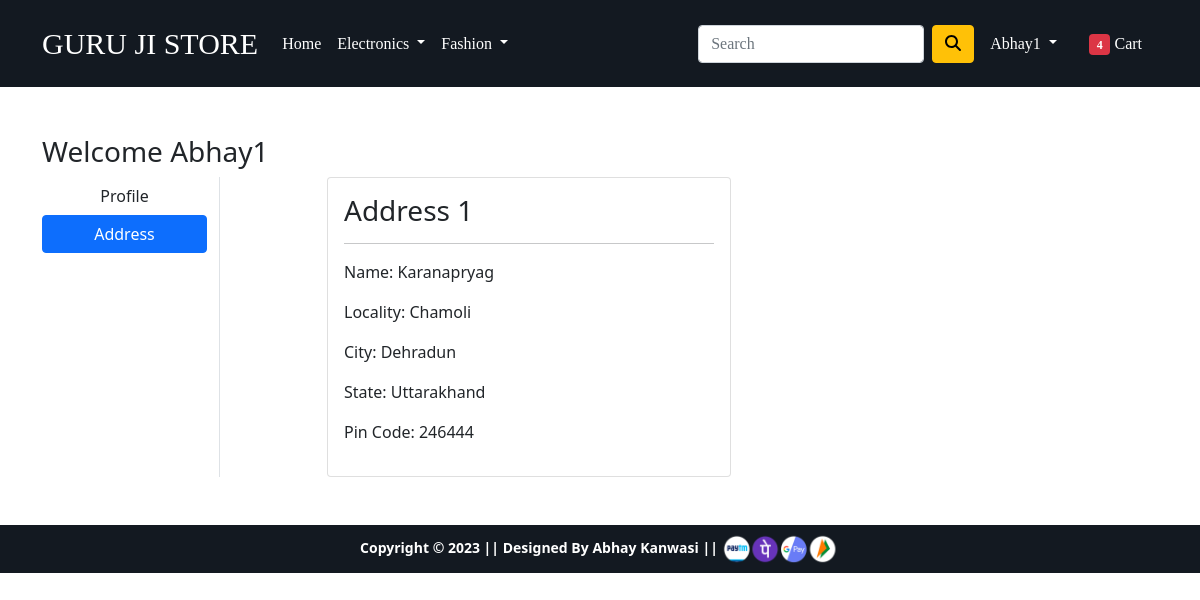
Before: /address/ (signed in) with the older database file.
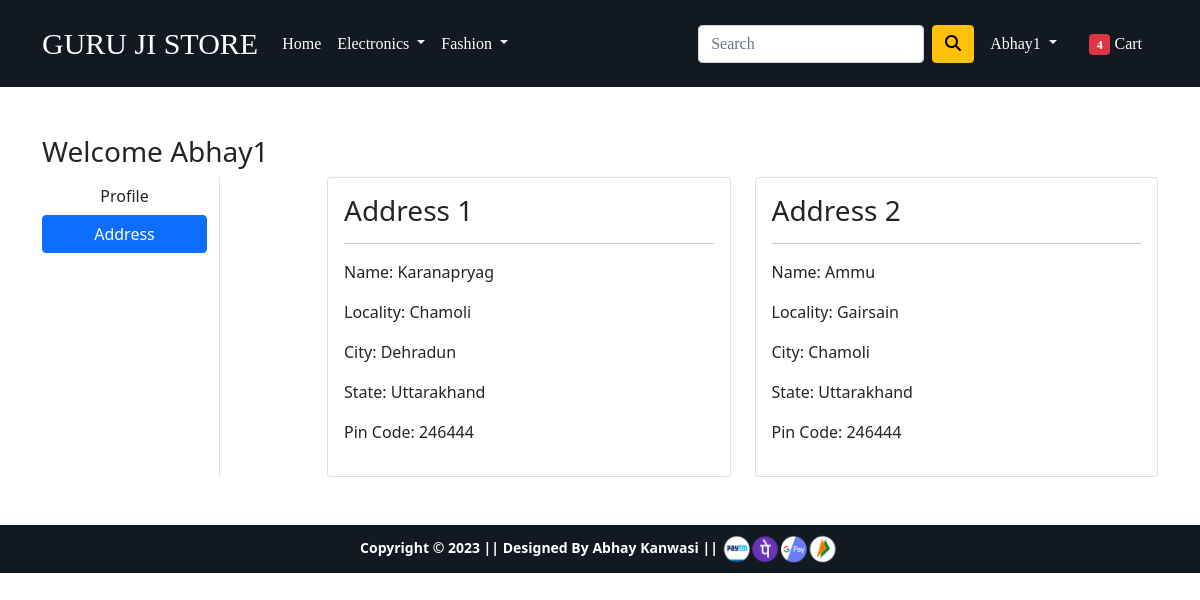
After: the same page with the newer database file.
### app/models.py (models this page shows, shortened)
class Customer(models.Model):
    user = models.ForeignKey(User, on_delete=models.CASCADE)
    name = models.CharField(max_length=200)
    locality = models.CharField(max_length=200)
    city = models.CharField(max_length=50)
    zipcode = models.IntegerField()
    state = models.CharField(choices=STATE_CHOICES, max_length=50)

### app/views.py (the view)
# urls.py: path('address/', views.address, name='address'),
@login_required
def address(request):
 current_user_address = Customer.objects.filter(user = request.user)
 return render(request, 'app/address.html', {'current_user_address' : current_user_address, 'active' : 'btn-primary'})

### app/templates/app/address.html (shortened to what this page needs)
{% extends 'app/base.html' %}
{% load static %}
{% block main-content %}
<div class="container my-5">
 <div class="row">
 <h3>Welcome {{request.user|capfirst}}</h3>
  <div class="col-sm-2 border-end">
   <ul class="list-unstyled">
    <li class="d-grid"><a href="{% url 'profile' %}" class="btn">Profile</a></li>
    <li class="d-grid"><a href="{% url 'address' %}" class="btn {{active}}">Address</a></li>
   </ul>
  </div>
  <div class="col-sm-9 offset-sm-1">
   <div class="row">
    {% for addresses in current_user_address %}
    <div class="col-sm-6">
     <div class="card">
      <div class="card-body">
       <h3>Address {{forloop.counter}}</h3><hr>
       <p>Name: {{addresses.name}}</p>
       <p>Locality: {{addresses.locality}}</p>
       <p>City: {{addresses.city}}</p>
       <p>State: {{addresses.state}}</p>
       <p>Pin Code: {{addresses.zipcode}}</p>
      </div>
     </div>
    </div>
    {% endfor %}
   </div>
  </div>
 </div>
</div>
{% endblock main-content %}

Changed rows visible on the page:
added Customer: name "Ammu", locality "Gairsain", city "Chamoli", state "Uttarakhand", zipcode "246444"
